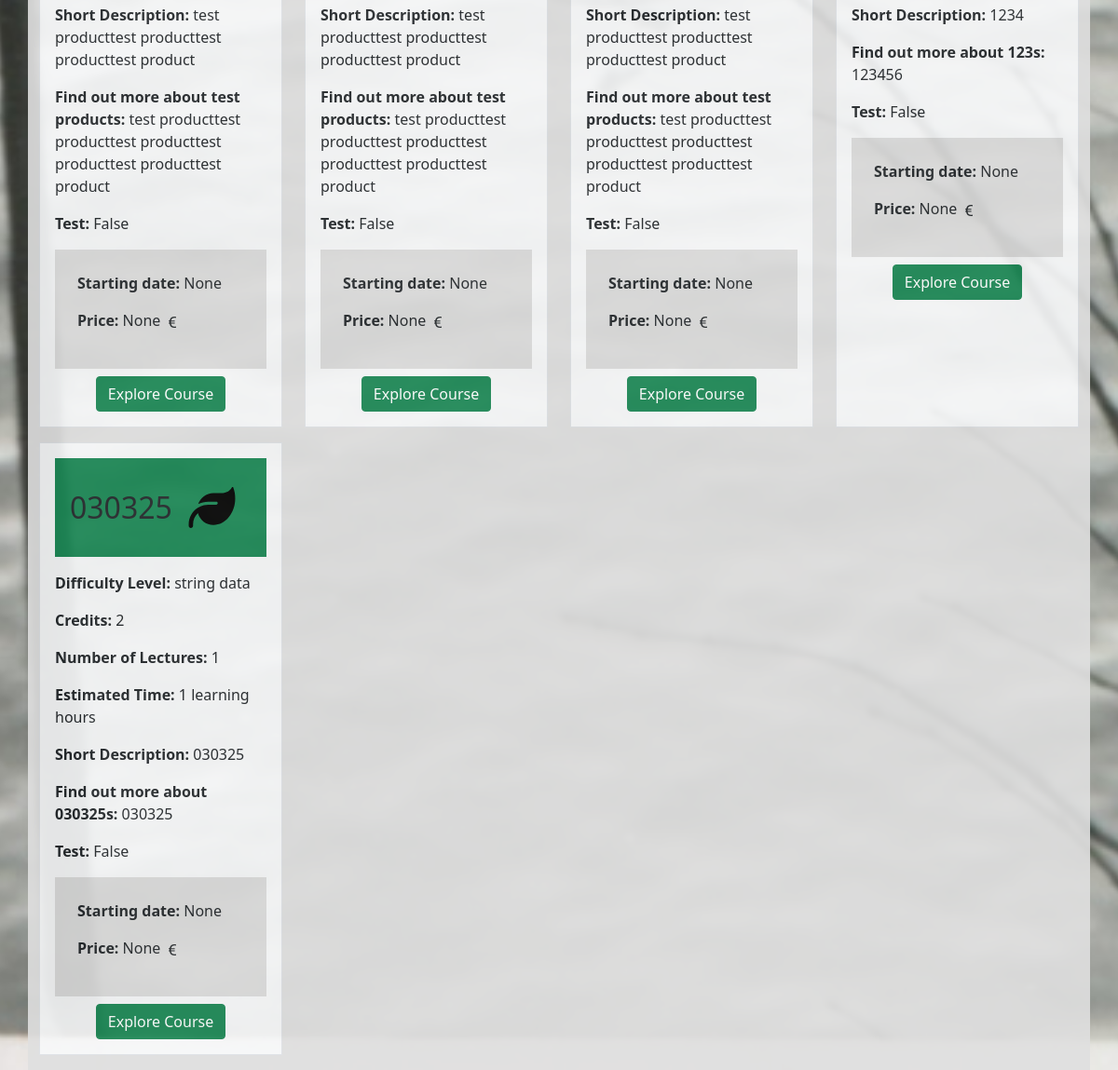
Page /categories/ (lower part) on the earlier database version.
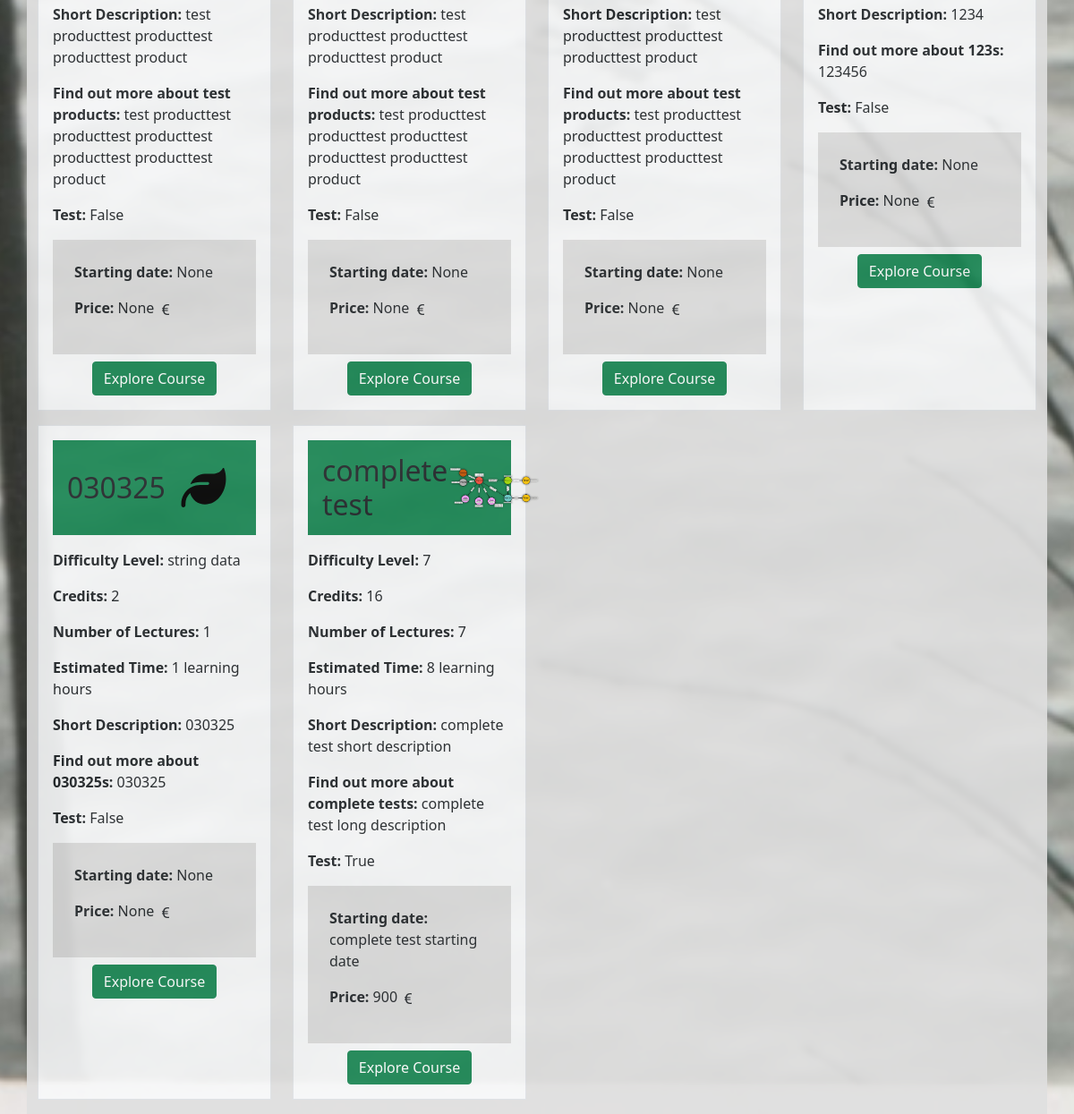
Same page on the later database version.
### products/models.py (models this page shows, shortened)
class Category(models.Model):
    name = models.CharField(max_length=50)
    friendly_name = models.CharField(max_length=100)
    difficulty_level = models.CharField(max_length=50)
    credits = models.IntegerField()
    number_of_lectures = models.IntegerField()
    est_time = models.IntegerField()
    short_description = models.TextField(max_length=255)
    long_description = models.TextField(max_length=1000)
    test = models.BooleanField(default=False)
    logo = models.ImageField(upload_to='logos/', null=True, blank=True)
    price = models.IntegerField(null=True, blank=True)
    starting_date = models.CharField(max_length=100, null=True, blank=True)

### products/views.py (the view)
# urls.py: path('', views.all_categories, name='categories'),
def all_categories(request):
    categories = Category.objects.all()
    context = {
        'categories': categories,
    }
    return render(request, 'products/categories.html', context)

### products/templates/products/categories.html (shortened to what this page needs)
{% extends "base.html" %}
{% load static %}
{% block content %}
<div class="categories-overlay">
    <div class="container my-5">
        <div class="row">
            {% for category in categories %}
            <div class="col-lg-3 col-md-6 col-sm-12 mb-3">
                <div class="p-3 bg-light border h-100">
                    <div class="d-flex justify-content-between align-items-center mb-3 bg-success p-3 courses-title">
                        <h2 class="mb-0">{{ category.name }}</h2>
                        {% if category.logo %}
                        <img class="w-100" src="{{ category.logo.url }}" alt="{{ category.name }}"
                            class="img-fluid ms-3" style="max-height: 50px;">
                        {% else %}
                        <img class="w-100" src="{{ MEDIA_URL }}noimage.svg" alt="{{ category.name }}"
                            class="img-fluid ms-3" style="max-height: 50px;">
                        {% endif %}
                    </div>
                    <p><strong>Difficulty Level:</strong> {{ category.difficulty_level }}</p>
                    <p><strong>Credits:</strong> {{ category.credits }}</p>
                    <p><strong>Number of Lectures:</strong> {{ category.number_of_lectures }}</p>
                    <p><strong>Estimated Time:</strong> {{ category.est_time }} learning hours</p>
                    <p><strong>Short Description:</strong> {{ category.short_description }}</p>
                    <p><strong>Find out more about {{ category.name }}s:</strong> {{ category.long_description }}</p>
                    <p><strong>Test:</strong> {{ category.test }}</p>
                    <div class="categories-price-date p-4">
                        <p><strong>Starting date:</strong> {{ category.starting_date }}</p>
                        <p><strong>Price:</strong> {{ category.price }} </p>
                    </div>
                    <div class="text-center">
                        <button class="btn btn-success mt-2">
                            <a href="{% url 'materials' category.id %}" class="text-white text-decoration-none">Explore
                                Course</a>
                        </button>
                    </div>
                </div>
            </div>
            {% endfor %}
        </div>
    </div>
</div>
{% endblock %}

### templates/base.html (shortened to what this page needs)
{% load static %}
<!doctype html>
<html lang="en">
<head>
  {% block corecss %}
  <link href="https://cdn.jsdelivr.net/npm/bootstrap@5.0.2/dist/css/bootstrap.min.css" rel="stylesheet"
>
  <link rel="stylesheet" href="{% static 'css/base.css' %}">
  <link href="https://cdn.jsdelivr.net/npm/bootstrap-icons/font/bootstrap-icons.css" rel="stylesheet">
  {% endblock %}
</head>
<body>
  {% block page_header %}
  <!DOCTYPE html>
  <html lang="en">
  <head>
    <link href="https://cdn.jsdelivr.net/npm/bootstrap@5.0.2/dist/css/bootstrap.min.css" rel="stylesheet">
  </head>
  <body>
  </body>
  </html>
  {% endblock %}
  {% block content %}
  {% endblock %}
</body>
</html>

### static/css/base.css (style rules this page uses)
html { height: 100%; }
body { background: url('/media/cover_photo.jpg') no-repeat center center fixed; background-size: cover; height: calc(100vh - 164px); color: #555; font-family: 'Lato'; }
.courses-title { height: 106px; }
.categories-price-date { background-color: gainsboro; width: inherit; }
.container { background-color: rgb(223, 223, 223); opacity: 0.9; }

Differences in the rows shown:
added Category: name "complete test", logo (picture), difficulty_level "7", credits "16", number_of_lectures "7", est_time "8", short_description "complete test short description", long_description "complete test long description", test "True", starting_date "complete test starting date", price "900"
